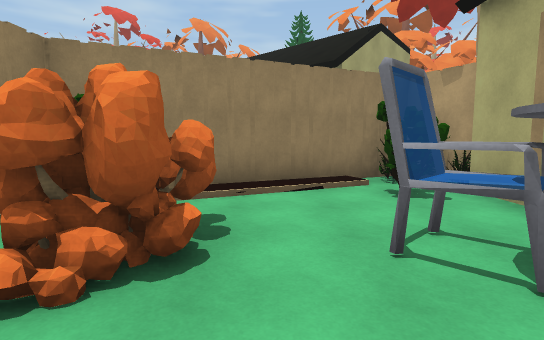
view 1 (above)

24 first-person views from a walk through a scene from a Unity 3-D project. The camera is 1.5 m above the floor, tilts 6° down and sees 80° across. The floor is counted in squares, 2 m on a side. Each view is taken from the middle of a square. On the plan, view 1 faces up. The plan holds only what a view shows up to about 11 squares ahead; the rest is blank. The place goes on beyond the plan. The player character is not drawn. Surface patterns are stand-ins for the level's own textures.

view 2
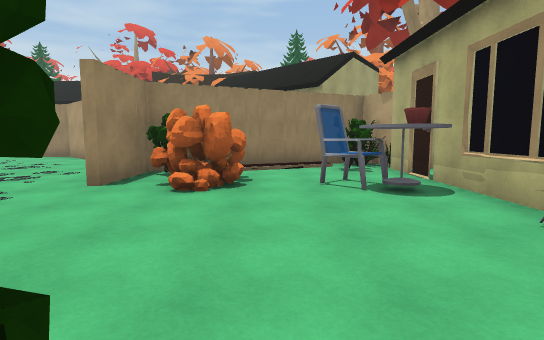

view 3
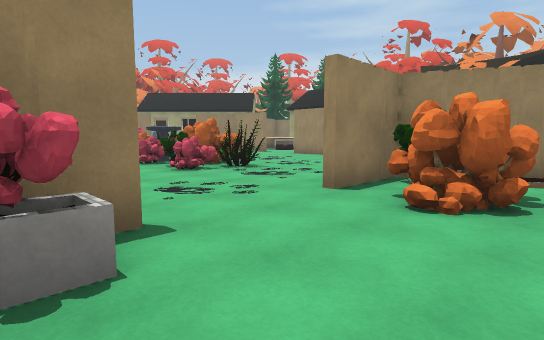

view 4
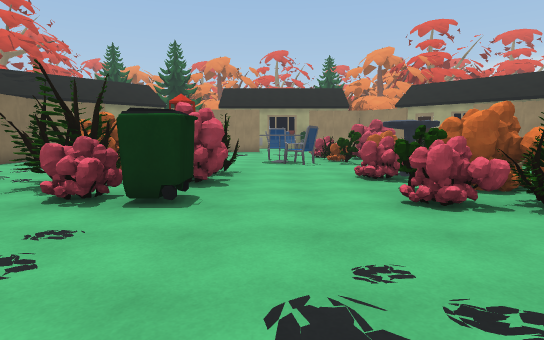

view 5
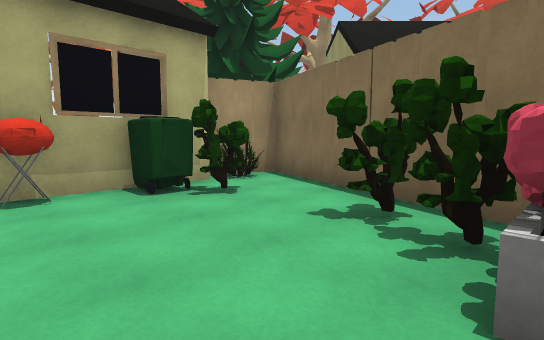

view 6
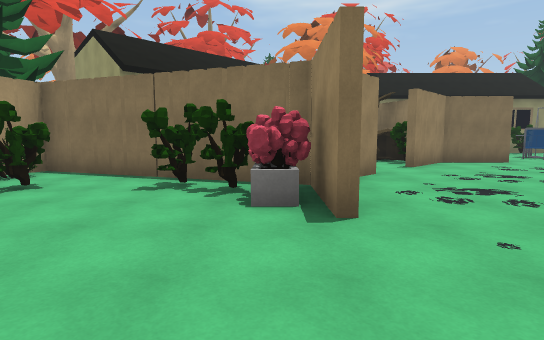

view 7
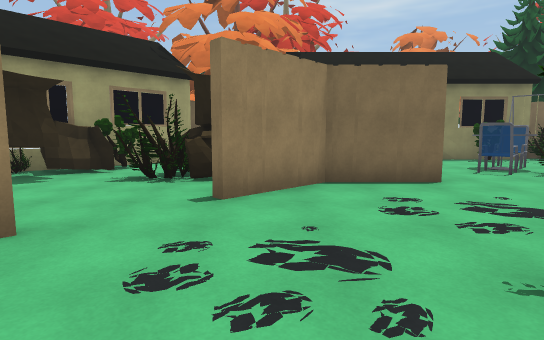

view 8
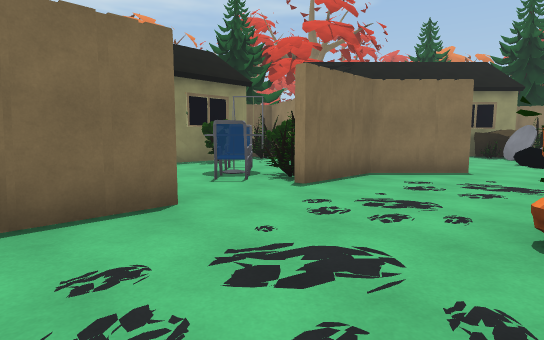

view 9
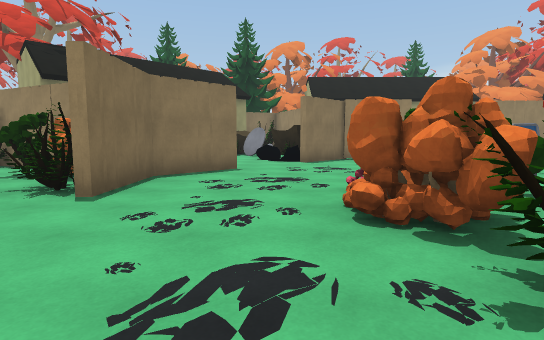

view 10
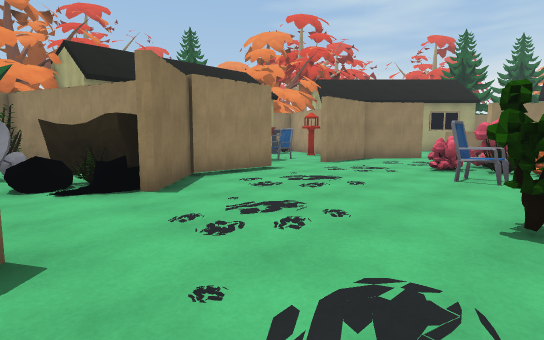

view 11
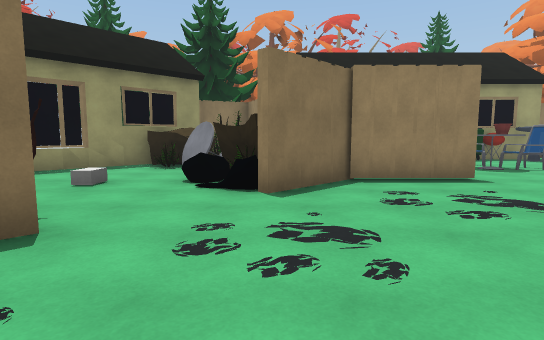

view 12
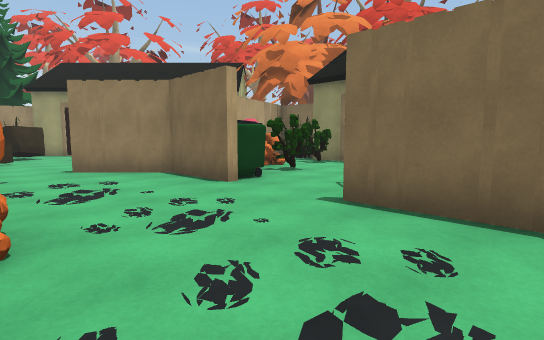

view 13
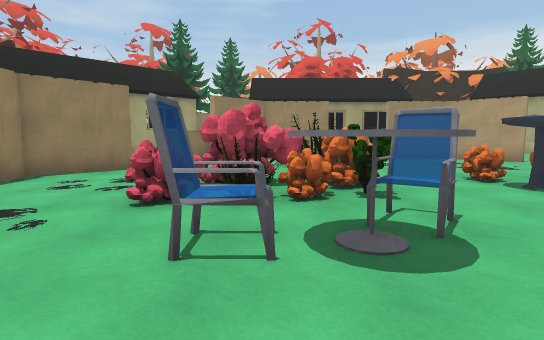

view 14
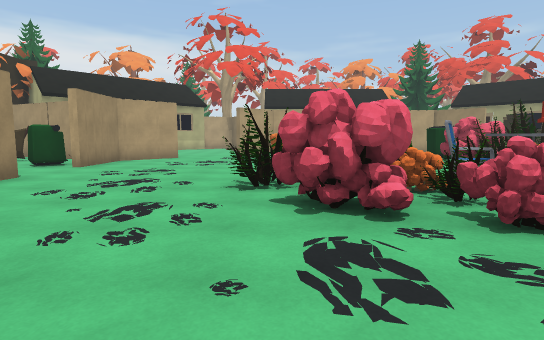

view 15
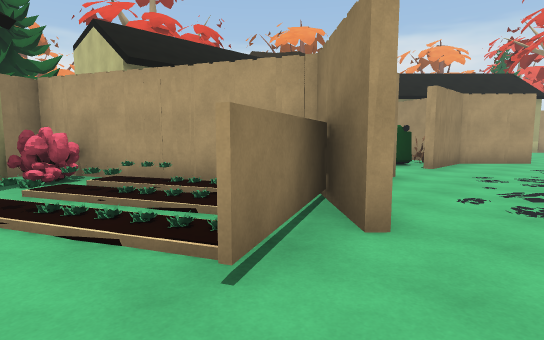

view 16
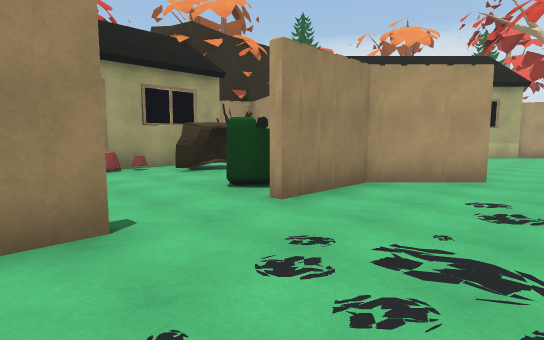

view 17
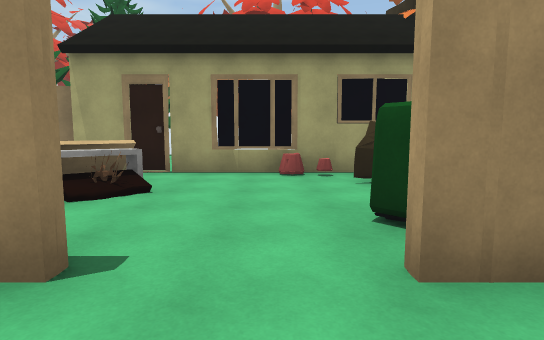

view 18
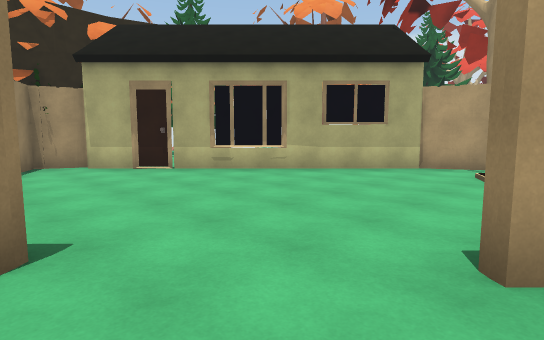

view 19
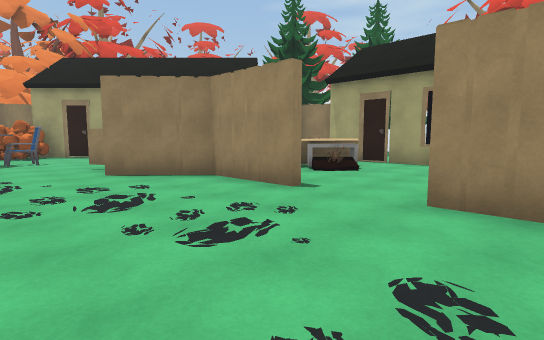

view 20
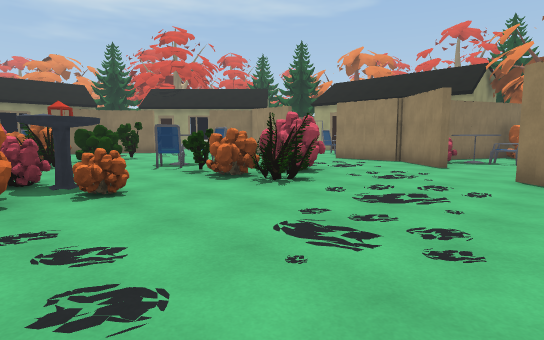

view 21
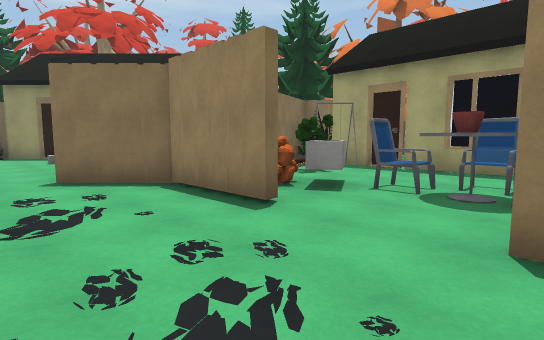

view 22
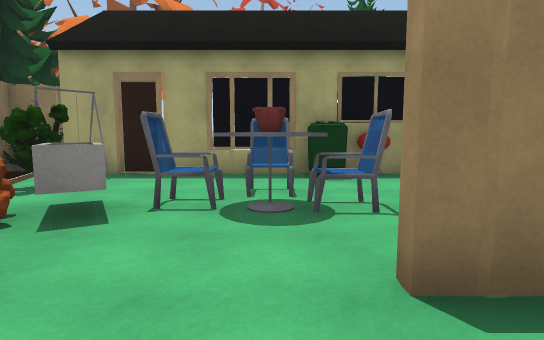

view 23
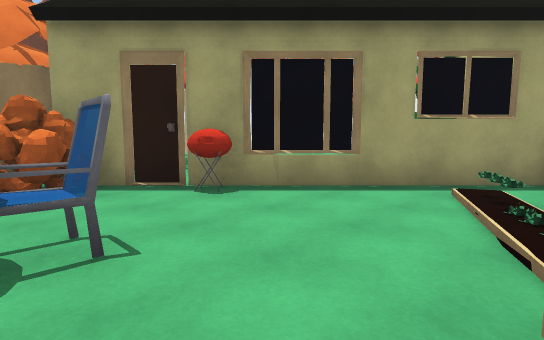

view 24
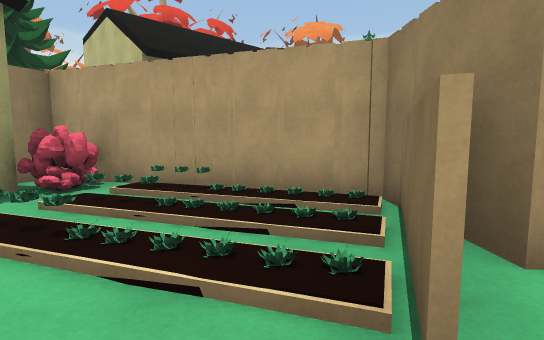

### Floor plan
Key: @ floor where view 1 was taken; # wall or solid block; . floor; / step, stairs or slope; H house; B bush; C chair; T table; I bin; A box; F flower; P planter; O other object.
Columns run from 23 left of view 1 to 4 right of it. Each row starts with its distance up from view 1.
 15                  OOO
 14        #O####H## O#O
 13       OO  ...OOAA O.##
 12      ##OO P....AAO...##
 11    ###.OO#PB.....O....##
 10   ##H.FO OP...I.# ....H##
  9   #O..FFFO #..#O#.......#
  8  ##....FFO#.....#O.......O
  7  #O....OO.................
  6 OOO.CC................//#O##
  5 OO##OOO............#O ###BB#
  4  H   O....BB..OOO...OO#..O##
  3 #H..   ..OOO..OOBB..#OO...#
  2 #I.CC.#..BBO..OOO...#.O.CC#
  1  HCCT......C.............TH
  0  H.C......CT...........@..#
 -1  H.OO.#......BBOI...#....O#
 -2  HOOOO .....OBBOI...#O...I#
 -3 #B  O O....OOO O.....OO..O#
 -4 BBO  AA.....OOO....OAA###BB
 -5 #BBTTOB..............A.A O#
 -6  BAB....OO.......OO....AA
 -7  O#A../. O#......O......
 -8   ##../.  OBB..IOAAB.AB
 -9    #H... OOTC..OOOAB.AH
-10       .. #OC....OOAAO#
-11       #.O#O.....O   ##
-12       OOBB.O.H .O#O O
-13         #O       #

Positions as (right, up) in squares from view 1, and headings:
1: (0, 0), facing up
2: (0, -3), facing up
3: (0, -2), facing up-left
4: (-3, 0), facing left
5: (-2, 0), facing down-right
6: (-2, 2), facing down
7: (-6, -2), facing down
8: (-7, -4), facing down-left
9: (-7, -5), facing left
10: (-12, -6), facing up-left
11: (-12, -4), facing left
12: (-13, -4), facing down-right
13: (-13, -2), facing up
14: (-17, 4), facing right
15: (-17, 6), facing up-right
16: (-12, 6), facing up-right
17: (-10, 7), facing up
18: (-6, 5), facing up-right
19: (-8, 5), facing up-left
20: (-8, 8), facing down-left
21: (-15, 2), facing down-left
22: (-16, 1), facing left
23: (-16, 6), facing up-left
24: (-17, 7), facing up-right
